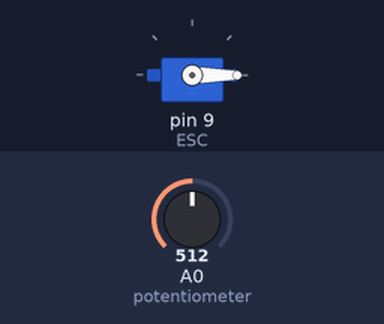
Recording of a sketch running on a simulated Arduino Uno, built with avr-gcc and run on an emulated ATmega328P. Shown: servo. Inputs (shaded band) come from the test bench; at power-on: A0 (potentiometer) = 512. What the sketch prints to the serial monitor is not drawn.

Above: at 1.3 s.
1.4 s: A0 (potentiometer) set to 900
At 3.8 s:
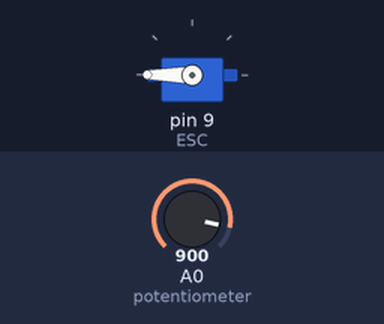
4.4 s: A0 (potentiometer) set to 1023
7.4 s: A0 (potentiometer) set to 900
At 10.3 s:
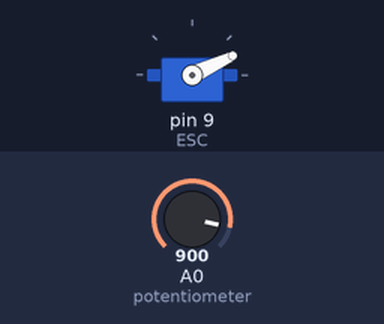
10.4 s: A0 (potentiometer) set to 716
Timing chart, 0 to 13.9 s (numbered marks = the images above; inputs shaded):
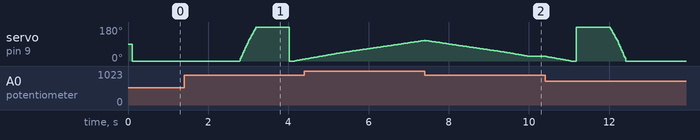

The sketch:

ServoTest.ino
```cpp
#include <Servo.h>
int potentiometer=A0;
int potval;
int curval;


Servo ESC;

void setup() {


  //pinMode(potentiometer, INPUT);
  ESC.attach(9);
  //ESC.setMinimumPulse(800);
 // ESC.setMaximumPulse(2000);
  Serial.begin(9600);
  curval=0;
  delay(100);
  ESC.write(0);
}

void loop() {

  potval=analogRead(potentiometer);
  potval=map(potval,827,1010,0,2000);

  while(curval<potval){
    potval=analogRead(potentiometer);
    potval=map(potval,827,1015,0,2000);
    curval=curval+2;
    ESC.write(curval);
    //SoftwareServo::refresh();
    Serial.println(curval);
    delay(0);}

  while(curval>potval){
    potval=analogRead(potentiometer);
    potval=map(potval,827,1010,0,2000);
    curval=curval-2;
    ESC.write(curval);
    //SoftwareServo::refresh();
    Serial.println(curval);
    delay(0);}

    ESC.write(curval);
    //SoftwareServo::refresh();
    Serial.println(curval);
}
```
